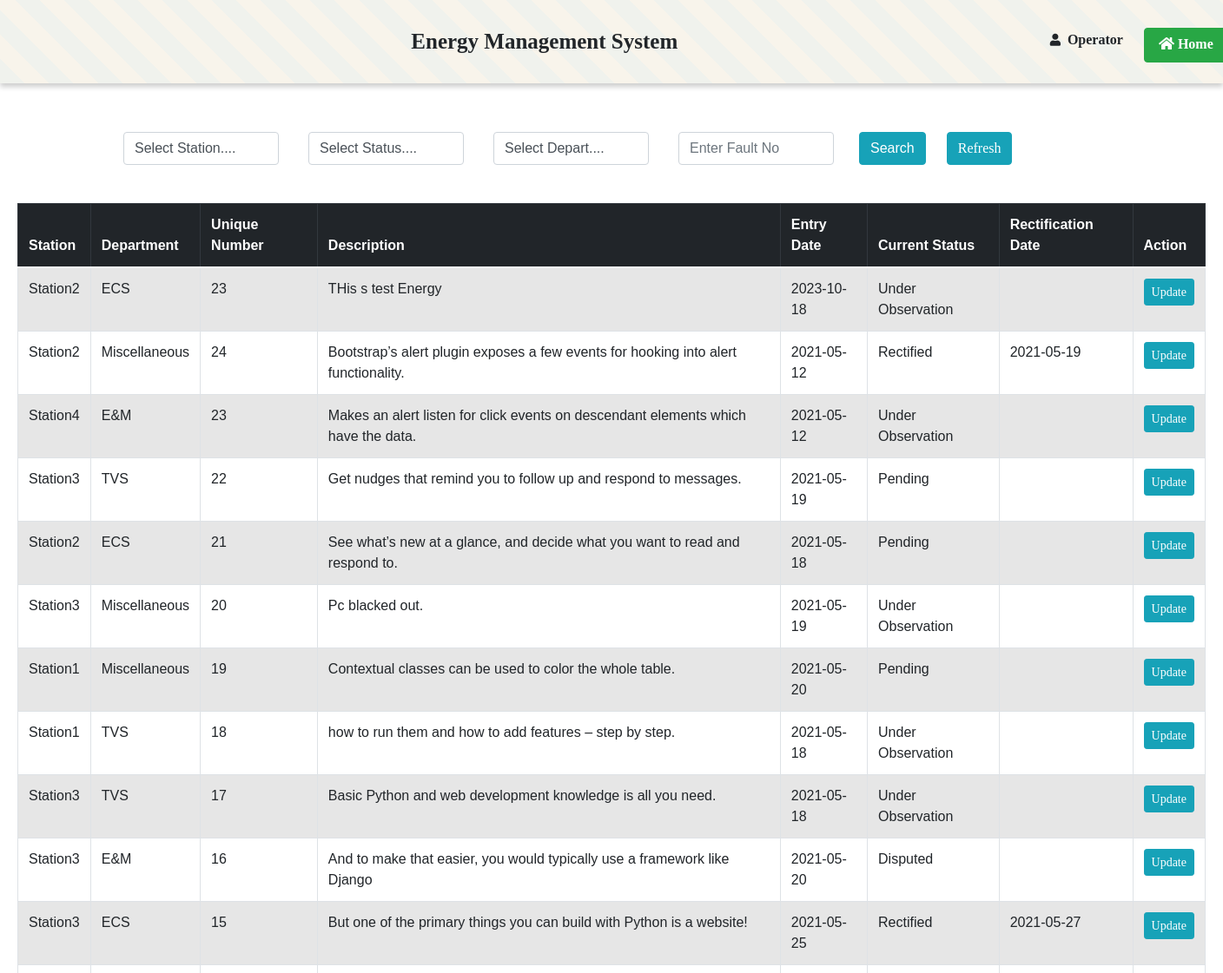
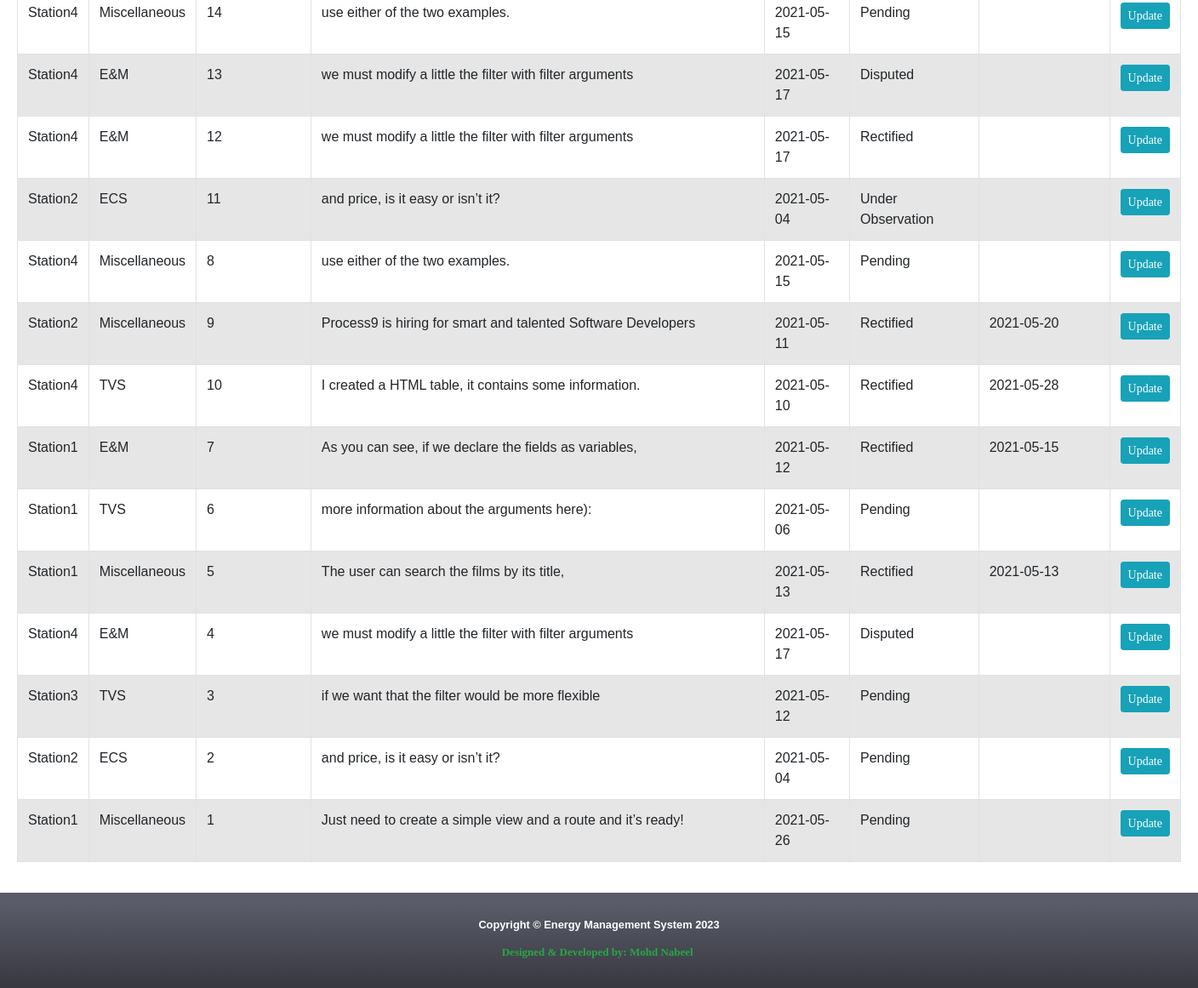
The page /update (signed in) on the database its author committed (2 pictures, top to bottom).
### webpages/models.py (models this page shows)
class FaultDetail(models.Model):
    station = models.ForeignKey(Station, on_delete=models.CASCADE)
    department = models.ForeignKey(Department, on_delete=models.CASCADE)
    fault_no = models.IntegerField()
    fault_description = models.TextField()
    fault_date = models.CharField(max_length=20)
    current_status = models.ForeignKey(Status, on_delete=models.CASCADE)
    rectification_date = models.CharField(max_length=20, blank=True, null=True)
    remarks = models.CharField(max_length=255, blank=True)
    user_id = models.IntegerField(blank=True, null=True)
    created_date = models.DateTimeField(auto_now_add=True)

class Station(models.Model):
    name = models.CharField(max_length=50)
    def __str__(self):
        return self.name

class Department(models.Model):
    dep_name = models.CharField(max_length=50)
    def __str__(self):
        return self.dep_name

class Status(models.Model):
    class Meta:
        verbose_name_plural = "Status"
    status = models.CharField(max_length=50)
    def __str__(self):
        return self.status

### webpages/views.py (the view)
# urls.py: path('update', views.update, name="update"),
@ login_required(login_url='login')
def update(request):
    updatefaultdetail = FaultDetail.objects.order_by('-created_date')
    editfault = FaultDetail.objects.all()
    station_filter = Station.objects.values_list(
        'name', flat=True).distinct()
    status_filter = Status.objects.values_list(
        'status', flat=True).distinct()
    department_filter = Department.objects.values_list(
        'dep_name', flat=True).distinct()
    if 'keyword' in request.GET:
        keyword = request.GET['keyword']
        if keyword:
            updatefaultdetail = updatefaultdetail.filter(
                fault_no__icontains=keyword)
    if 'station' in request.GET:
        station = request.GET['station']
        if station:
            updatefaultdetail = updatefaultdetail.filter(
                station__name__iexact=station)
    if 'status' in request.GET:
        status = request.GET['status']
        if status:
            updatefaultdetail = updatefaultdetail.filter(
                current_status__status__iexact=status)
    if 'department' in request.GET:
        department = request.GET['department']
        if department:
            updatefaultdetail = updatefaultdetail.filter(
                department__dep_name__iexact=department)
    data = {
        'updatefaultdetail': updatefaultdetail,
        'station_filter': station_filter,
        'status_filter': status_filter,
        'department_filter': department_filter,
        'updatefaultdetail': updatefaultdetail,
        'editfault': editfault,
    }
    return render(request, 'webpages/update.html', data)

### templates/webpages/update.html (shortened to what this page needs)
{% extends 'base.html' %}
{% load static %}
{% block content %}
    <section class="searchbox container mt-5 p-2">
      <form method="GET" action="{% url 'update' %}">
        <div class="form-row">
          <div class="form-group col-md-2 mr-4">
            <select name = "station" class="form-control">
              <option selected disabled hidden>Select Station....</option>
            </select>
          </div>
          <div class="form-group col-md-2 mr-4">
            <select name="status" id="inputState" class="form-control">
              <option selected disabled hidden>Select Status....</option>
            </select>
          </div>
          <div class="form-group col-md-2 mr-4">
            <select name="department" class="form-control">
              <option selected disabled hidden>Select Depart....</option>
            </select>
          </div>
           <div class="form-group col-md-2 mr-4">
            <input name="keyword" class="form-control" placeholder="Enter Fault No" type="number">
          </div>
           <div class="text-center">
             <button class="btn btn-md btn-info">Search</button>
          </div>
           <div class="text-center ml-4">
              <a class="btn btn-md btn-info" href={% url 'update' %}>Refresh</a>
            </div>
        </div>
      </form>
    </section>
                        <div class="card-body">
                            <div class="table-responsive">
                                <table class="table table-bordered table-striped" id="dataTable" width="100%" cellspacing="0">
                                    <thead class="thead-dark">
                                        <tr>
                                            <th>Station</th>
                                            <th>Department</th>
                                            <th>Unique Number</th>
                                            <th>Description</th>
                                            <th>Entry Date</th>
											                      <th>Current Status</th>
                                            <th>Rectification Date</th>
											                      <th>Action</th>
                                        </tr>
                                    </thead>
                                    <tbody>
                                    {% for fault in updatefaultdetail %}
                                        <tr>
                                            <td>{{fault.station}}</td>
                                            <td>{{fault.department}}</td>
                                            <td>{{fault.fault_no}}</td>
                                            <td>{{fault.fault_description}}</td>
                                            <td>{{fault.fault_date}}</td>
                                            <td>{{fault.current_status}}</td>
                                            <td>{{fault.rectification_date}}</td>
                                            <td><a class="btn btn-sm btn-info"  href="{% url 'edit' fault.id %}" >Update</a></td>
                                        </tr>
                                        {% endfor %}
                                    </tbody>
                                </table>
                            </div>
                        </div>
{% endblock content %}

### templates/includes/header.html (shortened to what this page needs)
{% load static %}
<header>
<div class="container-fluid">
<div class="myclass row pt-4 pb-4">
      <div class="col-md-4 col-sm-3">
      <a class="navbar-brand px-5 logo">
      </a>
      </div>
      <div class="col-md-4 col-sm-4 px-1">
            <a class="mybrand navbar-brand fw-bold">Energy Management System</a>
      </div>
      <div class="mybutton col-md-4 col-sm-4 pt-2">
      <i class="fa fa-user fa-sm mr-4" aria-hidden="true"><a class="fs-6 ml-2">{{request.user.first_name}}</a></i>
      <a class="btn btn-success px-3" href="{% url 'dashboard'%}"><i class="fas fa-home" aria-hidden="true"></i>
            <strong>Home</strong></a>
      </div>
</div>
</div>
</header>

### mycms/static/css/styles.css (style rules this page uses)
header { background: repeating-linear-gradient(45deg, #f0f2ed, #f0f2ed 20px, #f8f4eb 20px, #f8f4eb 40px); box-shadow: 0 4px 6px rgba(0,0,0,.2); margin-bottom:40px; }
.mybrand { font-size: 25px !important; }
.mybutton { padding-left: 80px !important; }
@media only screen and (min-device-width: 768px) and (max-device-width: 1024px) { .mybutton { display: flex; padding-left: 270px !important; } }

### mycms/static/css/admin.css (style rules this page uses)
* { margin: 0px; padding: 0px; box-sizing: border-box; }
body, html { height: 100%; font-family: Poppins-Regular, sans-serif; }
a { font-family: Poppins-Regular; font-size: 14px; line-height: 1.7; color: #666666; margin: 0px; transition: all 0.4s; -webkit-transition: all 0.4s; -o-transition: all 0.4s; -moz-transition: all 0.4s; }
input { outline: none; border: none; }
button { outline: none !important; border: none; background: transparent; }

### rows shown on the page
FaultDetail: station "Station2", department "ECS", fault_no "23", fault_description "THis s test Energy", fault_date "2023-10-18", current_status "Under Observation"
FaultDetail: station "Station2", department "Miscellaneous", fault_no "24", fault_description "Bootstrap’s alert plugin exposes a few events for hooking into alert functionality.", fault_date "2021-05-12", current_status "Rectified", rectification_date "2021-05-19"
FaultDetail: station "Station4", department "E&M", fault_no "23", fault_description "Makes an alert listen for click events on descendant elements which have the data.", fault_date "2021-05-12", current_status "Under Observation"
FaultDetail: station "Station3", department "TVS", fault_no "22", fault_description "Get nudges that remind you to follow up and respond to messages.", fault_date "2021-05-19", current_status "Pending"
FaultDetail: station "Station2", department "ECS", fault_no "21", fault_description "See what’s new at a glance, and decide what you want to read and respond to.", fault_date "2021-05-18", current_status "Pending"
FaultDetail: station "Station3", department "Miscellaneous", fault_no "20", fault_description "Pc blacked out.", fault_date "2021-05-19", current_status "Under Observation"
FaultDetail: station "Station1", department "Miscellaneous", fault_no "19", fault_description "Contextual classes can be used to color the whole table.", fault_date "2021-05-20", current_status "Pending"
FaultDetail: station "Station1", department "TVS", fault_no "18", fault_description "how to run them and how to add features – step by step.", fault_date "2021-05-18", current_status "Under Observation"
FaultDetail: station "Station3", department "TVS", fault_no "17", fault_description "Basic Python and web development knowledge is all you need.", fault_date "2021-05-18", current_status "Under Observation"
FaultDetail: station "Station3", department "E&M", fault_no "16", fault_description "And to make that easier, you would typically use a framework like Django", fault_date "2021-05-20", current_status "Disputed"
FaultDetail: station "Station3", department "ECS", fault_no "15", fault_description "But one of the primary things you can build with Python is a website!", fault_date "2021-05-25", current_status "Rectified", rectification_date "2021-05-27"
FaultDetail: station "Station4", department "Miscellaneous", fault_no "14", fault_description "use either of the two examples.", fault_date "2021-05-15", current_status "Pending"
FaultDetail: station "Station4", department "E&M", fault_no "13", fault_description "we must modify a little the filter with filter arguments", fault_date "2021-05-17", current_status "Disputed"
FaultDetail: station "Station4", department "E&M", fault_no "12", fault_description "we must modify a little the filter with filter arguments", fault_date "2021-05-17", current_status "Rectified"
FaultDetail: station "Station2", department "ECS", fault_no "11", fault_description "and price, is it easy or isn’t it?", fault_date "2021-05-04", current_status "Under Observation"
FaultDetail: station "Station4", department "Miscellaneous", fault_no "8", fault_description "use either of the two examples.", fault_date "2021-05-15", current_status "Pending"
FaultDetail: station "Station2", department "Miscellaneous", fault_no "9", fault_description "Process9 is hiring for smart and talented Software Developers", fault_date "2021-05-11", current_status "Rectified", rectification_date "2021-05-20"
FaultDetail: station "Station4", department "TVS", fault_no "10", fault_description "I created a HTML table, it contains some information.", fault_date "2021-05-10", current_status "Rectified", rectification_date "2021-05-28"
FaultDetail: station "Station1", department "E&M", fault_no "7", fault_description "As you can see, if we declare the fields as variables,", fault_date "2021-05-12", current_status "Rectified", rectification_date "2021-05-15"
FaultDetail: station "Station1", department "TVS", fault_no "6", fault_description "more information about the arguments here):", fault_date "2021-05-06", current_status "Pending"
FaultDetail: station "Station1", department "Miscellaneous", fault_no "5", fault_description "The user can search the films by its title,", fault_date "2021-05-13", current_status "Rectified", rectification_date "2021-05-13"
FaultDetail: station "Station4", department "E&M", fault_no "4", fault_description "we must modify a little the filter with filter arguments", fault_date "2021-05-17", current_status "Disputed"
FaultDetail: station "Station3", department "TVS", fault_no "3", fault_description "if we want that the filter would be more flexible", fault_date "2021-05-12", current_status "Pending"
FaultDetail: station "Station2", department "ECS", fault_no "2", fault_description "and price, is it easy or isn’t it?", fault_date "2021-05-04", current_status "Pending"
FaultDetail: station "Station1", department "Miscellaneous", fault_no "1", fault_description "Just need to create a simple view and a route and it’s ready!", fault_date "2021-05-26", current_status "Pending"

### other values the page prints
{{ request.user.first_name }} "Operator"
